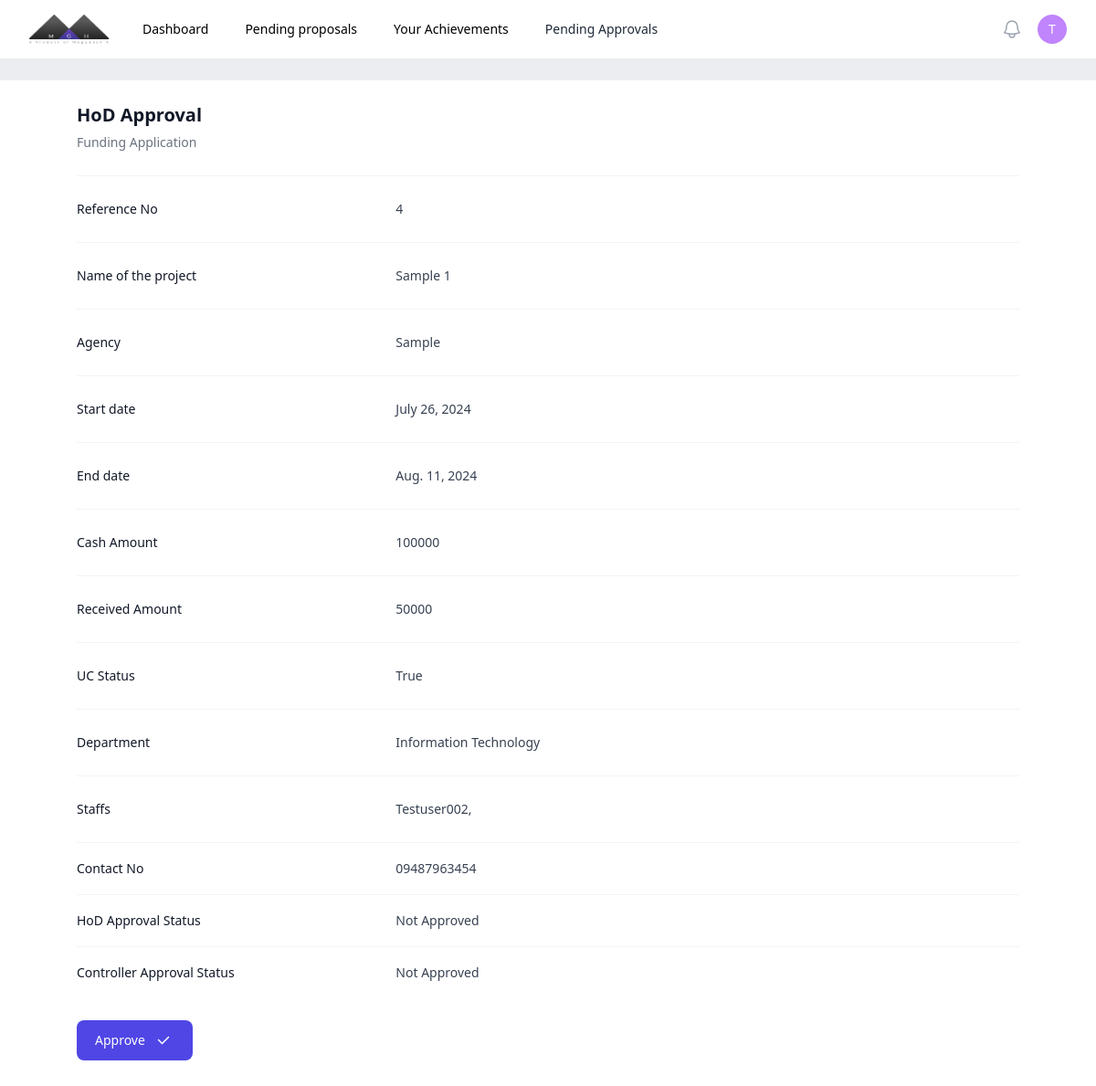
The page /approvalapplication/funding/4/ (signed in) on the database its author committed.
### authentication/models.py (models this page shows, shortened)
class staff(AbstractUser):
    dept = models.ForeignKey(department, on_delete=models.CASCADE, null=True, blank=True)
    designation = models.CharField(max_length=20)
    phone = models.CharField(max_length=20)

class department(models.Model):
    name = models.CharField(max_length=50)
    hod = models.OneToOneField('staff', on_delete=models.SET_NULL, null=True, blank=True, related_name='hod')
    def __str__(self):
        return self.name

### central/models.py (models this page shows, shortened)
class funding(models.Model):
    name = models.CharField(max_length=50, unique=True)
    agency = models.CharField(max_length=50)
    startdate = models.DateField()
    enddate = models.DateField()
    amount = models.PositiveIntegerField()
    pi = models.ForeignKey(staff, related_name='pi', on_delete=models.SET_NULL, null=True)
    staffs = models.ManyToManyField(staff)
    department = models.ForeignKey(department, on_delete=models.SET_NULL, null=True)
    types = [
        ('sanctioned', 'sanctioned'),
        ('submitted', 'submitted')
    ]
    status = models.CharField(max_length=10, choices=types, blank=True, null=True)
    receivedamount = models.PositiveIntegerField(null=True, blank=True)
    uc = models.BooleanField(default=False, blank=True)
    hodapproval = models.BooleanField(verbose_name="HoD Approval Status", default=False, null=True)
    controller = models.BooleanField(verbose_name="Controller Approval Status", default=False, null=True)
    class Meta:
        verbose_name = 'Funding'
        verbose_name_plural = 'Fundings'

### controller/decorator.py (the view)
    def wrapper(request, *args, **kwargs):
        if request.user.groups.filter(Q(name='HoD') | Q(name='Controller')).exists():
            return view(request, *args, **kwargs)
        else:
            return HttpResponse("Your are restricted from viewing this page")

### controller/decorator.py (called while the page is built)
def is_moderator(view):
    def wrapper(request, *args, **kwargs):
        if request.user.groups.filter(Q(name='HoD') | Q(name='Controller')).exists():
            return view(request, *args, **kwargs)
        else:
            return HttpResponse("Your are restricted from viewing this page")
    return wrapper

### controller/views.py (called while the page is built)
@is_moderator
def approvalapplication(request, category,id):
    obj = centralmodels[category].objects.get(id=id)
    return render(request, f'controller/applications/{category}_application.html', {'object': obj})

### controller/templates/controller/applications/funding_application.html (shortened to what this page needs)
{% load static tailwind_tags %}
<!DOCTYPE html>
<html lang="en">
<head>
    {% tailwind_css %}
</head>
<body class="bg-[#ebedf0]">
  {% include 'central/nav.html' %}
  <div class="bg-white min-w-full mt-6 ">
    <div class="bg-white max-w-[90%] rounded-md p-6 mx-auto">
        <div class="px-4 sm:px-0">
          <h3 class="font-semibold leading-7 text-gray-900 text-xl">{{request.user.groups.first}} Approval</h3>
          <p class="mt-1 max-w-2xl text-sm leading-6 text-gray-500">Funding Application</p>
        </div>
        <div class="mt-6 border-t border-gray-100">
          <dl class="divide-y divide-gray-100">
            <div class="px-4 py-6 sm:grid sm:grid-cols-3 sm:gap-4 sm:px-0">
              <dt class="text-sm font-medium leading-6 text-gray-900">Reference No</dt>
              <dd class="mt-1 text-sm leading-6 text-gray-700 sm:col-span-2 sm:mt-0">{{object.id}}</dd>
            </div>
            <div class="px-4 py-6 sm:grid sm:grid-cols-3 sm:gap-4 sm:px-0">
              <dt class="text-sm font-medium leading-6 text-gray-900">Name of the project</dt>
              <dd class="mt-1 text-sm leading-6 text-gray-700 sm:col-span-2 sm:mt-0">{{object.name}}</dd>
            </div>
            <div class="px-4 py-6 sm:grid sm:grid-cols-3 sm:gap-4 sm:px-0">
              <dt class="text-sm font-medium leading-6 text-gray-900">Agency</dt>
              <dd class="mt-1 text-sm leading-6 text-gray-700 sm:col-span-2 sm:mt-0">{{object.agency}}</dd>
            </div>
            <div class="px-4 py-6 sm:grid sm:grid-cols-3 sm:gap-4 sm:px-0">
              <dt class="text-sm font-medium leading-6 text-gray-900">Start date</dt>
              <dd class="mt-1 text-sm leading-6 text-gray-700 sm:col-span-2 sm:mt-0">{{object.startdate}}</dd>
            </div>
            <div class="px-4 py-6 sm:grid sm:grid-cols-3 sm:gap-4 sm:px-0">
              <dt class="text-sm font-medium leading-6 text-gray-900">End date</dt>
              <dd class="mt-1 text-sm leading-6 text-gray-700 sm:col-span-2 sm:mt-0">{{object.enddate}}</dd>
            </div>
            <div class="px-4 py-6 sm:grid sm:grid-cols-3 sm:gap-4 sm:px-0">
              <dt class="text-sm font-medium leading-6 text-gray-900">Cash Amount</dt>
              <dd class="mt-1 text-sm leading-6 text-gray-700 sm:col-span-2 sm:mt-0">{{object.amount}}</dd>
            </div>
            <div class="px-4 py-6 sm:grid sm:grid-cols-3 sm:gap-4 sm:px-0">
              <dt class="text-sm font-medium leading-6 text-gray-900">Received Amount</dt>
              <dd class="mt-1 text-sm leading-6 text-gray-700 sm:col-span-2 sm:mt-0">{{object.receivedamount}}</dd>
            </div>
            <div class="px-4 py-6 sm:grid sm:grid-cols-3 sm:gap-4 sm:px-0">
              <dt class="text-sm font-medium leading-6 text-gray-900">UC Status</dt>
              <dd class="mt-1 text-sm leading-6 text-gray-700 sm:col-span-2 sm:mt-0">{{object.uc}}</dd>
            </div>
            <div class="px-4 py-6 sm:grid sm:grid-cols-3 sm:gap-4 sm:px-0">
              <dt class="text-sm font-medium leading-6 text-gray-900">Department</dt>
              <dd class="mt-1 text-sm leading-6 text-gray-700 sm:col-span-2 sm:mt-0">{{object.department}}</dd>
            </div>
            <div class="px-4 py-6 sm:grid sm:grid-cols-3 sm:gap-4 sm:px-0">
              <dt class="text-sm font-medium leading-6 text-gray-900">Staffs</dt>
              <dd class="mt-1 text-sm leading-6 text-gray-700 sm:col-span-2 sm:mt-0">
                {% for staff in object.staffs.all %}
                {{staff.username}},
                {% endfor %}
              </dd>
            </div>
            <div class="px-4 py-4 sm:grid sm:grid-cols-3 sm:gap-4 sm:px-0">
              <dt class="text-sm font-medium leading-6 text-gray-900">Contact No</dt>
              <dd class="mt-1 text-sm leading-6 text-gray-700 sm:col-span-2 sm:mt-0">
                {{object.staffs.first.phone}}
              </dd>
            </div>
            <div class="px-4 py-4 sm:grid sm:grid-cols-3 sm:gap-4 sm:px-0">
              <dt class="text-sm font-medium leading-6 text-gray-900">HoD Approval Status</dt>
              <dd class="mt-1 text-sm leading-6 text-gray-700 sm:col-span-2 sm:mt-0">
                {% if object.hodapproval %}
                  Approved
                {% else %}
                  Not Approved
                {% endif %}
              </dd>
            </div>
            <div class="px-4 py-4 sm:grid sm:grid-cols-3 sm:gap-4 sm:px-0">
              <dt class="text-sm font-medium leading-6 text-gray-900">Controller Approval Status</dt>
              <dd class="mt-1 text-sm leading-6 text-gray-700 sm:col-span-2 sm:mt-0">
                {% if object.Controller %}
                  Approved
                {% else %}
                  Not Approved
                {% endif %}
              </dd>
            </div>
          </dl>
        </div>
        <div class="mt-6 flex gap-2">
          <a href="{% url 'approve' category='funding' id=object.id %}">
            <button type="button" class=" flex gap-2 items-center justify-between text-white bg-[#4f46e5] hover:bg-[#645cff] focus:ring-4 focus:ring-blue-300 font-medium rounded-lg text-sm px-5 py-2.5 me-2 mb-2 dark:bg-blue-600 dark:hover:bg-blue-700 focus:outline-none dark:focus:ring-blue-800">
                Approve
                <img src="{% static 'images/Check.svg' %}" class="min-w-[20px] min-h-[20px]">
            </button>
          </a>
        </div>
      </div>
  </div>
</body>
</html>

### central/templates/central/nav.html (shortened to what this page needs)
{% load static %}
<nav class="bg-white">
     <div class="mx-auto max-w-7xl px-2 sm:px-6 lg:px-8">
       <div class="relative flex h-16 items-center justify-between">
         <div class="flex flex-1 items-center justify-center sm:items-stretch sm:justify-start">
           <div class="flex flex-shrink-0 items-center">
             <img class="h-8 w-auto" src="{% static 'images/logo.png' %}" alt="Your Company">
           </div>
           <div class="hidden sm:ml-6 sm:block">
             <div class="flex space-x-4">
               <a href="/" class="rounded-md px-3 py-2 text-sm font-medium text-black hover:bg-gray-100" aria-current="page">Dashboard</a>
               <a href="/pendingproposals" class="rounded-md px-3 py-2 text-sm font-medium text-black hover:bg-gray-100 hover:text-black">Pending proposals</a>
               <a href="/achievements" class="rounded-md px-3 py-2 text-sm font-medium text-black hover:bg-gray-100 hover:text-black">Your Achievements</a>
               {% if request.user.groups.first.name == 'Controller' or request.user.groups.first.name == 'HoD'%}
               <a href="/pendingapprovals" class="block rounded-md px-3 py-2 text-sm font-medium text-gray-800 hover:bg-slate-100 hover:text-black">Pending Approvals</a>
               {% endif %}
             </div>
           </div>
         </div>
         <div class="absolute inset-y-0 right-0 flex items-center pr-2 sm:static sm:inset-auto sm:ml-6 sm:pr-0">
           <button type="button" class="relative rounded-full p-1 text-gray-400 hover:text-black focus:outline-none focus:ring-2 focus:ring-white focus:ring-offset-2 focus:ring-offset-gray-800">
             <span class="absolute -inset-1.5"></span>
           </button>
           <div class="relative ml-3">
             <div>
               <button type="button" class="min-w-8 min-h-8 flex items-center justify-center relative rounded-full text-sm border-none focus:outline-none" id="user-menu-button" aria-expanded="false" aria-haspopup="true">
                 <div class="">
                    <p class="text-white font-medium">{{request.user.username|make_list|first}}</p>
                 </div>
               </button>
             </div>
           </div>
         </div>
       </div>
     </div>
   </nav>

### rows shown on the page
staff: user.username|make_list "T", user.groups.first "HoD"
funding: id "4", name "Sample 1", agency "Sample", startdate "July 26, 2024", enddate "Aug. 11, 2024", amount "100000", receivedamount "50000", uc "True", department "Information Technology", staffs.first.phone "09487963454"
staff: username "Testuser002"
